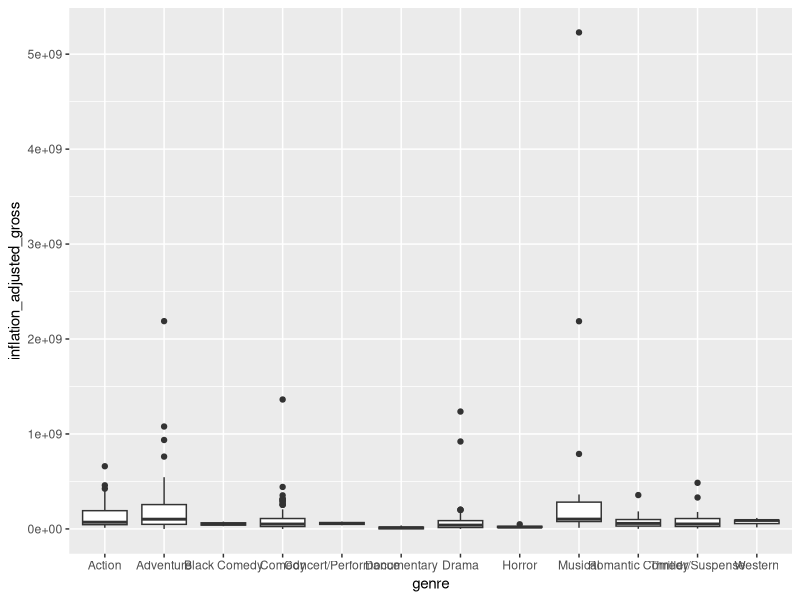

The R script that drew this image: (Note: this script raises an error after producing the figure.)
# Chart 2. Created to show affect genre has on gross of a disney movie.


# Creating Data Frame
disney_movies <- read.csv("data/disney_movies.csv",
  stringsAsFactors = FALSE, na.strings = c("", " ", "NA")
)

# Loading packages
library("dplyr")
library("ggplot2")



# Manipulting Data Frame
disney_movies_genre <-
  select(disney_movies, genre, inflation_adjusted_gross) %>%
  filter(!is.na(genre)) %>% # Remove NA values
  filter(inflation_adjusted_gross != 0) # Remove values of 0


# Creating a box and whisker plot
box_plot <- ggplot(disney_movies_genre, aes(y = inflation_adjusted_gross)) +
  geom_boxplot(aes(x = genre))

# plot with outliers is hard to read
ylim1 <-
  boxplot.stats(Disney_Movies_Genre$inflation_adjusted_gross)$stats[c(1, 5)]
box_plot_adjusted <- box_plot + coord_cartesian(ylim = ylim1 * 1.25)

# adjusted to leave out outliers in the plot
